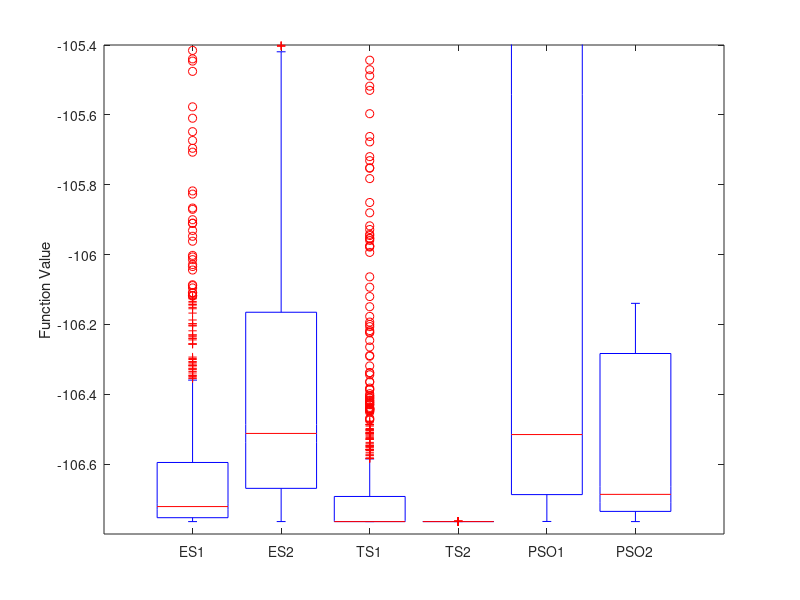

The MATLAB source for this figure:
close all; clear all;
ES1 = csvread('ES1.csv');
ES2 = csvread('ES2.csv');
TS1 = csvread('TS1.csv');
TS2 = csvread('TS2.csv');
PS1 = csvread('PS1.csv');
PS2 = csvread('PS2.csv');
fprintf('mins: ')
min(ES1(:,3))
min(ES2(:,3))
min(TS1(:,3))
min(TS2(:,3))
min(PS1(:,3))
min(PS2(:,3))
fprintf('means: ')
mean(ES1(:,3))
mean(ES2(:,3))
mean(TS1(:,3))
mean(TS2(:,3))
mean(PS1(:,3))
mean(PS2(:,3))
minSize=size(TS2(:,3),1);
vector=[ES1(1:minSize,3), ES2(1:minSize,3),TS1(1:minSize,3),TS2(1:minSize,3),PS1(1:minSize,3),PS2(1:minSize,3)];
boxplot(vector,'labels',{'ES1','ES2','TS1','TS2','PSO1','PSO2'},'colors',    [0    0.4470    0.7410])
%'ES Default','ES POP. Size 30', 'TS Default', ...
   % 'TS New Div.  Scheme (mtm 1)','PSO Default','PSO Social 0.1, Avoid 0.01\n and Flock 15'}, ...
  %  'labelorientation','inline'
  
  ylabel('Function Value')
  pause
  ylim([-106.8 -105.4])